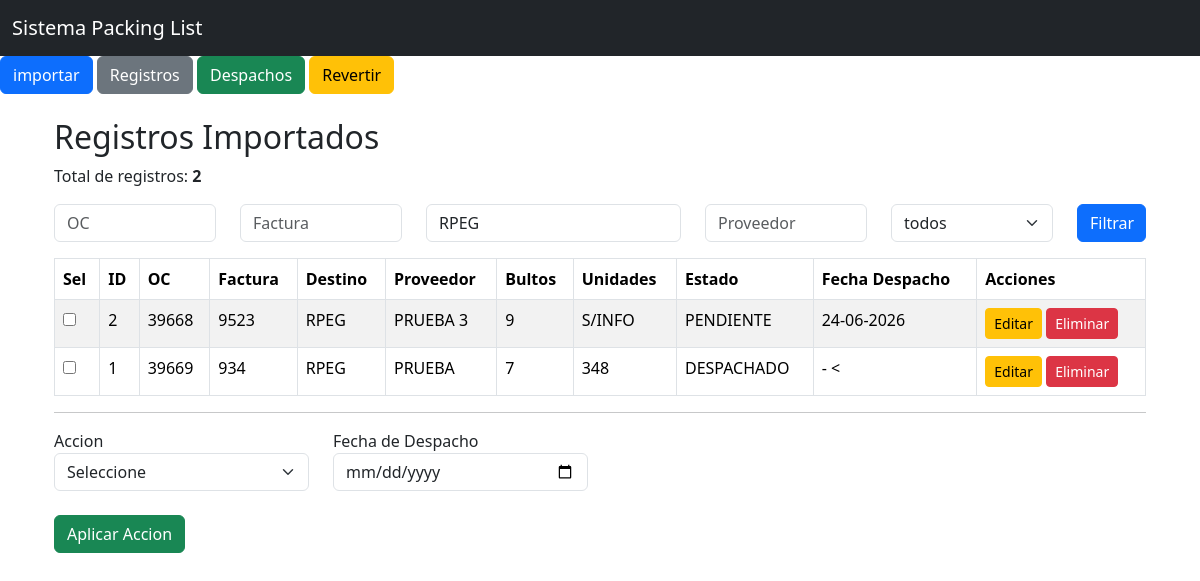
Page /registros?destino=RPEG on the committed database.
### models.py (models this page shows)
class Consolidado(db.Model):
    __tablename__ = "consolidado"
    id = db.Column(db.Integer, primary_key=True)
    oc = db.Column(db.String(50))
    factura = db.Column(db.String(50))
    destino = db.Column(db.String(20), nullable=False)
    proveedor = db.Column(db.String(150))
    bultos = db.Column(db.Integer, nullable=False)
    unidades = db.Column(db.String(50), nullable=False)
    tipo_carga = db.Column(db.String(50), nullable=False, default="NACIONAL")
    etiqueta = db.Column(db.String(150))
    observacion = db.Column(db.String(500))
    estado = db.Column(db.String(20), nullable=False, default="PENDIENTE")
    origen_archivo = db.Column(db.String(50), nullable=False)
    nombre_archivo = db.Column(db.String(255))
    fecha_carga = db.Column(db.DateTime)
    eliminado = db.Column(db.Boolean, nullable=False, default=False)
    fecha_eliminacion = db.Column(db.DateTime)
    fecha_despacho = db.Column(db.DateTime)

### app.py (the view)
@app.route("/registros")
def registros():
    oc = request.args.get("oc", "")
    factura = request.args.get("factura", "")
    destino = request.args.get("destino", "")
    proveedor = request.args.get("proveedor", "")
    estado = request.args.get("estado", "")
    consulta = Consolidado.query.filter_by(eliminado=False)
    if oc:
        consulta = consulta.filter(Consolidado.oc.contains(oc))
    if factura:
        consulta = consulta.filter(Consolidado.factura.contains(factura))
    if destino:
        consulta = consulta.filter(Consolidado.destino.contains(destino))
    if proveedor:
        consulta = consulta.filter(Consolidado.proveedor.contains(proveedor))
    if estado:
        consulta = consulta.filter(Consolidado.estado.contains(estado))
    registros = consulta.order_by(Consolidado.id.desc()).all()
    return render_template(
        "registros.html",
        registros=registros,
        oc=oc,
        factura=factura,
        destino=destino,
        proveedor=proveedor,
        estado=estado,
    )

### templates/registros.html (shortened to what this page needs)
{% extends "base.html" %}
{% block contenido %}
<div class="container mt-4">
    <h2>Registros Importados</h2>
    <p>
        Total de registros:
        <b>{{ registros|length }}</b>
    </p>
    <form method="get" class="mb-3">
        <div class="row">
            <div class="col-md-2">
                <input type="text" name="oc" class="form-control" placeholder="OC" value="{{ oc }}">
            </div>
            <div class="col-md-2">
                <input type="text" name="factura" class="form-control" placeholder="Factura" value="{{ factura }}">
            </div>
            <div class="col-md-3">
                <input type="text" name="destino" class="form-control" placeholder="Destino" value="{{ destino }}">
            </div>
            <div class="col-md-2">
                <input type="text" name="proveedor" class="form-control" placeholder="Proveedor" value="{{ proveedor }}">
            </div>
            <div class="col-md-2">
                <select name="estado" class="form-select">
                    <option value="">todos</option>
                </select>
            </div>
            <div class="col-md-1">
                <button type="submit" class="btn btn-primary w-100">Filtrar</button>
            </div>
        </div>
    </form>
    <form method="POST" action="/actualizar_estado">
    <table class="table table-striped table-bordered">
        <thead>
            <tr>
                <th>Sel</th>
                <th>ID</th>
                <th>OC</th>
                <th>Factura</th>
                <th>Destino</th>
                <th>Proveedor</th>
                <th>Bultos</th>
                <th>Unidades</th>
                <th>Estado</th>
                <th>Fecha Despacho</th>
                <th>Acciones</th>
            </tr>
        </thead>
        <tbody>
            {% for registro in registros %}
            <tr>
                <td><input type="checkbox" name="ids" value="{{ registro.id }}"></td>
                <td>{{ registro.id }}</td>
                <td>{{ registro.oc }}</td>
                <td>{{ registro.factura }}</td>
                <td>{{ registro.destino }}</td>
                <td>{{ registro.proveedor }}</td>
                <td>{{ registro.bultos }}</td>
                <td>{{ registro.unidades }}</td>
                <td>{{ registro.estado }}</td>
                <td>
                    {% if registro.fecha_despacho %}
                        {{ registro.fecha_despacho.strftime('%d-%m-%Y') }}
                    {% else %}
                        -
                    <{% endif %}
                </td>
                <td>
                    <a href="/editar/{{ registro.id }}" class="btn btn-warning btn-sm">Editar</a>
                    <a href="/eliminar/{{ registro.id }}" class="btn btn-danger btn-sm" onclick="return confirm('¿Estás seguro de que quieres eliminar este registro?')">Eliminar</a>
                </td>
            </tr>
            {% endfor %}
        </tbody>
    </table>
    <hr>
    <div class="row">
        <div class="col-md-3">
            <laberl>Accion</laberl>
            <select
                name="nuevo_estado"
                class="form-select"
                required
            >
                <option value="">Seleccione</option>"
            </select>
        </div>
        <div class="col-md-3">
            <label>Fecha de Despacho</label>
            <input
                type="date"
                name="fecha_despacho"
                class="form-control"
            >
        </div>
    </div>
    <br>
    <button type="submit" class="btn btn-success">Aplicar Accion</button>
    </form>
</div>
{% endblock %}

### rows in the picture
Consolidado: id "2", oc "39668", factura "9523", destino "RPEG", proveedor "PRUEBA 3", bultos "9", unidades "S/INFO", estado "PENDIENTE", fecha_despacho "24-06-2026"
Consolidado: id "1", oc "39669", factura "934", destino "RPEG", proveedor "PRUEBA", bultos "7", unidades "348", estado "DESPACHADO"

### other values in the picture
{{ registros|length }} "2"
